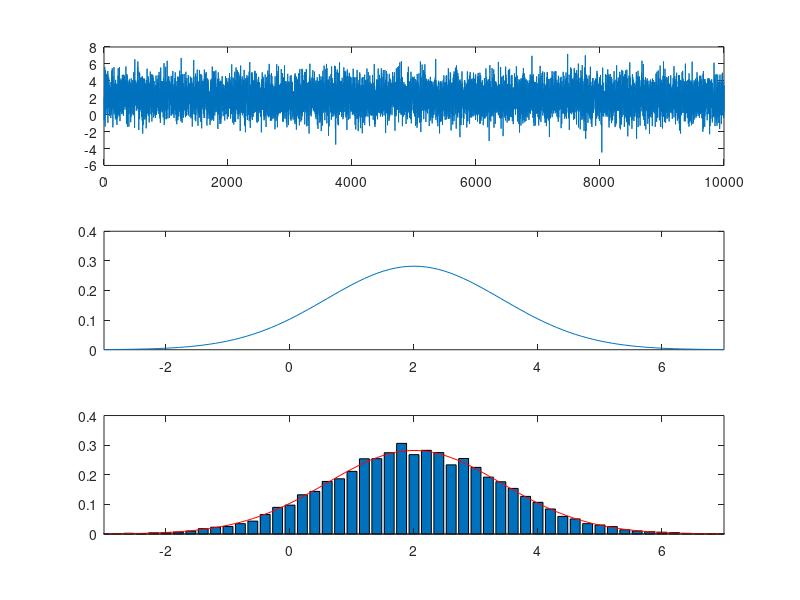
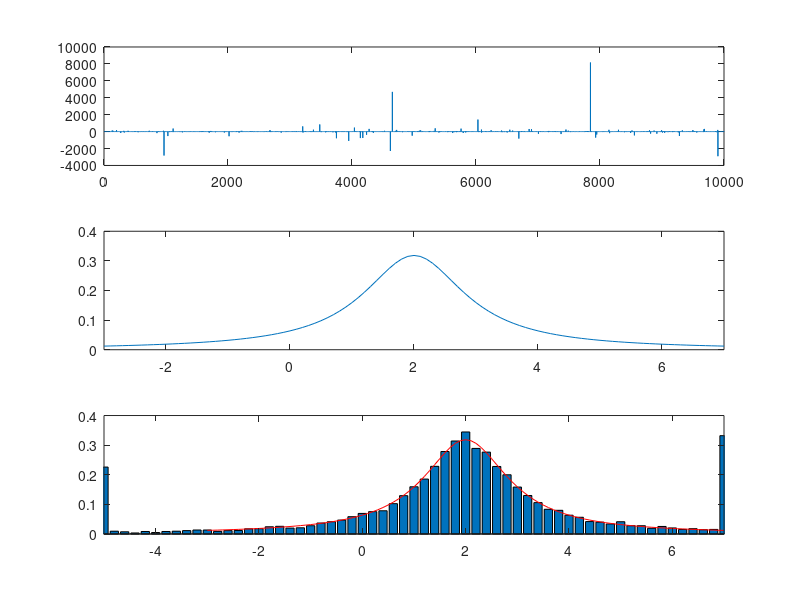

Reproduce these figures in MATLAB, in order.
N = 10000;

x = -3:0.1:7; %jakis przedzial
mg = 2;   % mean value
varg = 2; % variance

gaus = mg + sqrt(varg)*randn(N,1);

gauspdf = (1/(sqrt(2*pi*varg)))*exp(-((x - mg).^2)/(2*varg)); %wzor z wikipedii/wykladu

figure(1)

subplot(3,1,1);
plot(gaus);

subplot(3,1,2);
plot(x,gauspdf);
axis([-3 7 0 0.4]);

subplot(3,1,3);
left=-3; width=0.2; right=7;  %istogram i normalizacja slupkow
bins=[left:width:right]; 
[yvalues,xvalues]=hist(gaus,bins);
yvalues=yvalues/(N*width);
bar(xvalues,yvalues);
axis([-3 7 0 0.4]);

hold on 
plot(x,gauspdf,'r');
hold off


a = 2;  % parametr lokalizacji (szczyt funkcji PDF będzie nad tą wartością)
b = 1;  % parametr skali (jak wysoki będzie pik)
gaus2 = randn(N,1);
cauchy = a + b*tan(pi*(gaus2 - 0.5)); % wzór z wikipedii angielskiej(pozycja Quantile w tabelce po prawej)
% cauchy = (randn(N,1))./(randn(N,1));  %sposób z wykładu(ale nie wiedziałem jak ustawić a i b)
cauchypdf = 1./(pi*b*(1 + ((x-a)./b).^2));  %wzór z wikipedii (pozycja PDF w tabelce po prawej)

figure(2)
subplot(3,1,1);
plot(cauchy);

subplot(3,1,2);
plot(x,cauchypdf);
axis([-3 7 0 0.4]);

subplot(3,1,3);
left=-5; width=0.2; right=7;  %istogram i normalizacja
bins=[left:width:right]; 
[yvalues,xvalues]=hist(cauchy,bins);
yvalues=yvalues/(N*width);
bar(xvalues,yvalues);
axis([left right 0 0.4]);

hold on 
plot(x,cauchypdf,'r');
hold off
